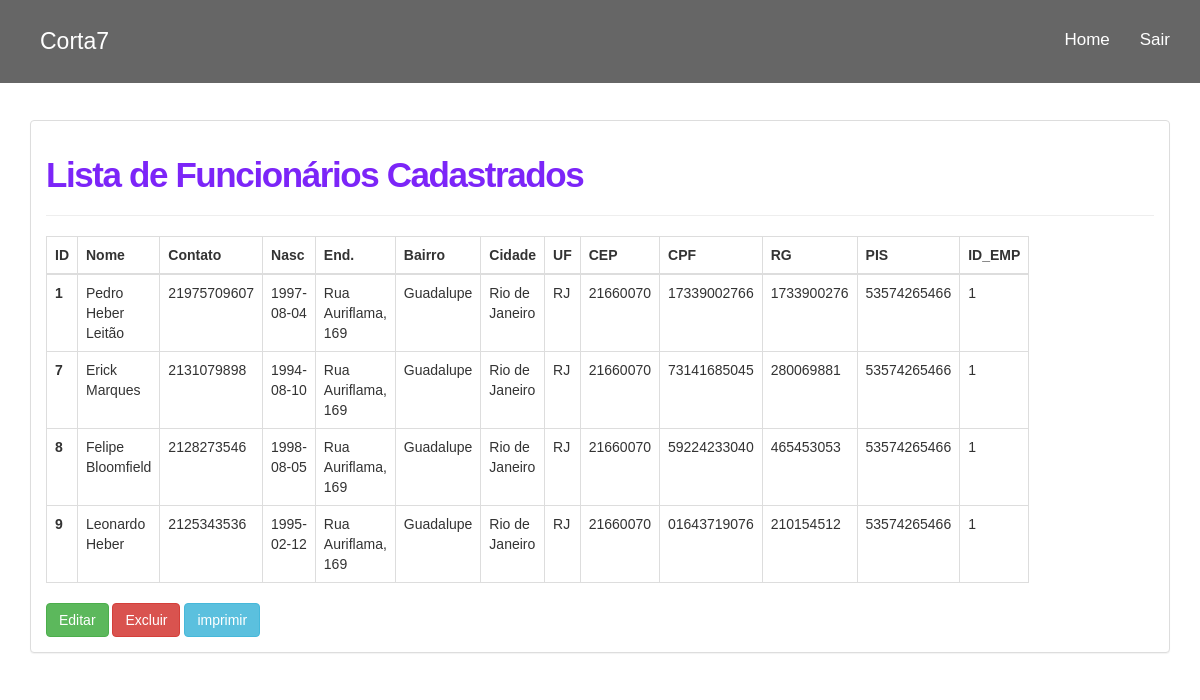
Screenshot of /funcionarioscadastrados.php (signed in) with the database file from the repository.
### tables this page shows
CREATE TABLE `tbfuncionario` (
  `id_func` int(11) NOT NULL,
  `nome_func` varchar(50) NOT NULL,
  `fone_func` varchar(20) NOT NULL,
  `func_nasc` date NOT NULL,
  `func_end` varchar(100) DEFAULT NULL,
  `func_bairro` varchar(50) DEFAULT NULL,
  `func_cidade` varchar(50) DEFAULT NULL,
  `func_uf` varchar(2) DEFAULT NULL,
  `func_cep` varchar(10) DEFAULT NULL,
  `func_cpf` varchar(11) DEFAULT NULL,
  `func_rg` varchar(10) DEFAULT NULL,
  `func_pis` varchar(11) DEFAULT NULL,
  `fk_empresa` int(11) NOT NULL
);

### funcionarioscadastrados.php (the view, shortened to what this page needs)
<!DOCTYPE html>
<html lang="pt-br">
<head>
  <link href="bootstrap/css/bootstrap.min.css" rel="stylesheet">
  <link href="estilo.css" rel="stylesheet">
  </head>
  <body>
    <nav class="navbar navbar-fixed-top navbar-inverse navbar-transparente">
      <div class="container">
        <div class="navbar-header">
        <div class="site-logo">
          <a href="index.php">Corta7</a>
        </div>
      </div>
      <div class="collapse navbar-collapse" id="barra-navegacao">
        <ul class="nav navbar-nav navbar-right">
          <li><a href="home.php">Home</a></li>
          <li><a href="sair.php">Sair</a></li>
        </ul>
      </div>
    </div>
  </nav>
  <div class="container">
    <br /><br />
    <br /><br />
    <br /><br />
    <div id="d">
    <div class="panel panel-default">
     <div class="panel-body">
      <h3 style="font-size: 35px;
      font-weight: 700;
      letter-spacing: -0.04em; color: #7c25f8;">Lista de Funcionários Cadastrados </h3>
      <hr />
      <div class="row justify-content-center mb-6">
        <div class="col-sm-12 col-md-10 col-gl-8">
          <?php
          $objDb = new db();
          $link = $objDb->conecta_mysql();
          $iduser =  $_SESSION['id_usuario'];
          $sqlprim = "SELECT * FROM tbempresa WHERE idempresa = '$iduser'";
          $resultado_idprim = mysqli_query($link, $sqlprim);
          $dados_func = mysqli_fetch_array($resultado_idprim);
          $funcempresa = $dados_func['idempresa'];
          $sql = "SELECT * FROM tbfuncionario WHERE fk_empresa = '$funcempresa' ORDER BY id_func ASC";
          $resultado_func = mysqli_query($link, $sql);
          if(($resultado_func) AND ($resultado_func->num_rows != 0)){
            ?>
            <table class="table table-bordered table-hover">
             <thead>
               <tr>
                <th >ID</th>
                <th >Nome</th>
                <th >Contato</th>
                <th >Nasc</th>
                <th >End.</th>
                <th >Bairro</th>
                <th >Cidade</th>
                <th >UF</th>
                <th >CEP</th>
                <th >CPF</th>
                <th >RG</th>
                <th >PIS</th>
                <th >ID_EMP</th>
              </tr>
            </thead>
            <tbody>
              <?php
              while($row_func = mysqli_fetch_array($resultado_func)){
                ?>
                <tr>
                  <th><?php echo $row_func['id_func']; ?></th>
                  <td><?php echo $row_func['nome_func']; ?></td>
                  <td><?php echo $row_func['fone_func']; ?></td>
                  <td><?php echo $row_func['func_nasc']; ?></td>
                  <td><?php echo $row_func['func_end']; ?></td>
                  <td><?php echo $row_func['func_bairro']; ?></td>
                  <td><?php echo $row_func['func_cidade']; ?></td>
                  <td><?php echo $row_func['func_uf']; ?></td>
                  <td><?php echo $row_func['func_cep']; ?></td>
                  <td><?php echo $row_func['func_cpf']; ?></td>
                  <td><?php echo $row_func['func_rg']; ?></td>
                  <td><?php echo $row_func['func_pis']; ?></td>
                  <td><?php echo $row_func['fk_empresa']; ?></td>
                </tr>
              <?php   }  ?>
            </tbody>
          </table>
          <a tabindex="0" class="btn btn-success" role="button" data-toggle="popover" data-placement="right" data-trigger="focus" href="editarfuncionarios.php"
          title="Editar Funcionários">Editar</a>
          <a tabindex="0" class="btn btn-danger" role="button" data-toggle="popover" data-placement="right" data-trigger="focus" href="excluirfuncionarios.php"
          title="Excluir Funcionários">Excluir</a>
          <input type="button" class="btn btn-info" value="imprimir" name="imprimir" onclick="imprime()">
          <?php
        }else{
          echo "<div class='alert alert-danger' role='alert'>Nenhum Funcionário encontrado!</div>";
        }
        ?>
      </div>
    </div>
  </div>
</div>
</div>
</div>
</body>
</html>

### estilo.css (style rules this page uses)
html, body, .capa { height: 100%; }
body { background: url('imagens/capa4.jpg'); background-attachment: fixed; font-family: Helvetica,Arial,sans-serif; overflow-x: hidden; }
nav.navbar-transparente { padding: 15px 0px; background: rgba(0, 0, 0, 0.6); border: none; }
.site-logo { margin: 5px 5px; padding: 5px 5px; font-size: 23px; }
.site-logo a { color: #fff; text-decoration:none; }
#barra-navegacao { font-size: 17px; }
.navbar-inverse .navbar-nav>li>a { color: white; }
.navbar-inverse .navbar-nav>li>a, footer .nav a { color: white; }
h3 { font-size: 35px; font-weight: 700; letter-spacing: -0.04em; }

### rows the page displays
tbfuncionario: id_func "1", nome_func "Pedro Heber Leitão", fone_func "21975709607", func_nasc "1997-08-04", func_end "Rua Auriflama, 169", func_bairro "Guadalupe", func_cidade "Rio de Janeiro", func_uf "RJ", func_cep "21660070", func_cpf "17339002766", func_rg "1733900276", func_pis "53574265466", fk_empresa "1"
tbfuncionario: id_func "7", nome_func "Erick Marques", fone_func "2131079898", func_nasc "1994-08-10", func_end "Rua Auriflama, 169", func_bairro "Guadalupe", func_cidade "Rio de Janeiro", func_uf "RJ", func_cep "21660070", func_cpf "73141685045", func_rg "280069881", func_pis "53574265466", fk_empresa "1"
tbfuncionario: id_func "8", nome_func "Felipe Bloomfield", fone_func "2128273546", func_nasc "1998-08-05", func_end "Rua Auriflama, 169", func_bairro "Guadalupe", func_cidade "Rio de Janeiro", func_uf "RJ", func_cep "21660070", func_cpf "59224233040", func_rg "465453053", func_pis "53574265466", fk_empresa "1"
tbfuncionario: id_func "9", nome_func "Leonardo Heber", fone_func "2125343536", func_nasc "1995-02-12", func_end "Rua Auriflama, 169", func_bairro "Guadalupe", func_cidade "Rio de Janeiro", func_uf "RJ", func_cep "21660070", func_cpf "01643719076", func_rg "210154512", func_pis "53574265466", fk_empresa "1"
